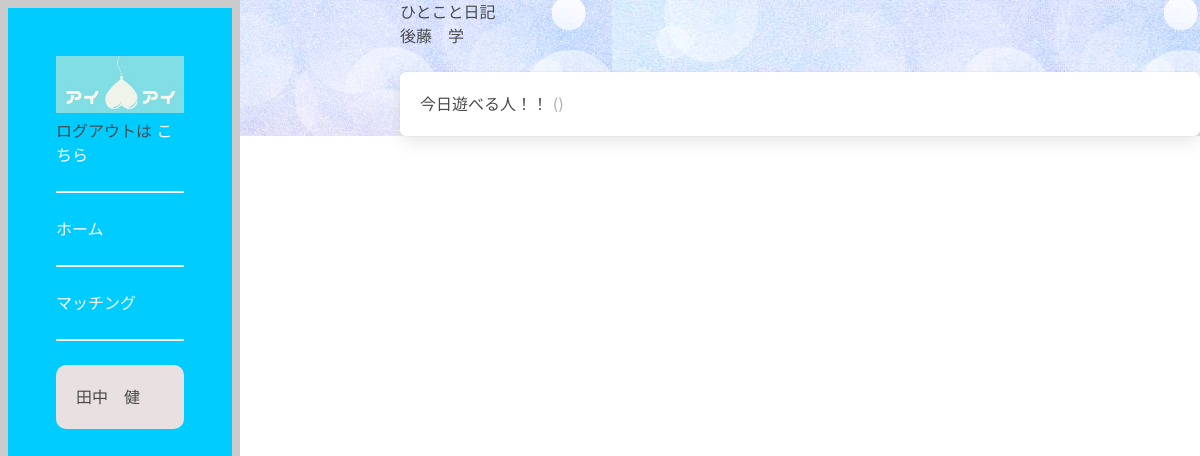
Screenshot of /UserView/28 (signed in) with the database file from the repository.
### dwitter/models.py (models this page shows, shortened)
class Account(models.Model):
    user = models.OneToOneField(User, on_delete=models.CASCADE)
    last_name = models.CharField(max_length=100)
    first_name = models.CharField(max_length=100)
    account_image = models.ImageField(upload_to="",blank=True)
    category = models.CharField(
        max_length=100,
        choices = CATEGORY,
    )
    area = models.CharField(max_length=100)
    age = models.CharField(max_length=100)
    hobby = models.CharField(max_length=100)

class Profile(models.Model):
    user = models.OneToOneField(User, on_delete=models.CASCADE)
    follows = models.ManyToManyField(
        "self",
        related_name = "followed_by",
        symmetrical= False,
        blank=True
    )

class Dweet(models.Model):
    user = models.ForeignKey(
        User, related_name="dweets", on_delete=models.DO_NOTHING
    )
    body = models.CharField(max_length=140)
    created = models.DateTimeField(auto_now_add=True)

### dwitter/views.py (the view)
# urls.py: path("UserView/<int:pk>", views.UserView.as_view(), name="UserView"),
class UserView(LoginRequiredMixin, DetailView):
    template_name = 'dwitter/message.html'
    model = Profile

### dwitter/templates/dwitter/message.html (shortened to what this page needs)
{% extends 'base.html' %}
{% block content %}
<p>ひとこと日記</p>
<p>{{profile.user.account.last_name}}　{{profile.user.account.first_name}}</p>
<p>{{profile.last_name}}　{{account.first_name}}</p>
{% for dweet in profile.user.dweets.all %}
<a href="{% url 'comment' dweet.pk %}">
<div class="box">
    {{ dweet.body }}
    <span class="is-small has-text-grey-light">
        ({{ dweet.created_at }})
    </span>
</div>
</a>
{% endfor %}
{% endblock content %}

### dwitter/templates/base.html (shortened to what this page needs)
{% load static %}
<!DOCTYPE html>
<html lang="en">
<head>
     <link rel="stylesheet"
    href="https://cdn.jsdelivr.net/npm/bulma@0.9.3/css/bulma.min.css">
    <link rel="stylesheet" href="{% static 'css/dwitter.css' %}">
    <link rel="stylesheet" href="{% static 'css/dwitter-pages.css' %}">
</head>
<body>
    <section class=" is-success mb-4">
        <div class="hero-body">
            <img src={% static "css/main_image.jpg" %}>
            <p> ログアウトは
                <a href="{% url 'Logout' %}">こちら</a> <br>
                <hr>
                <a href="{% url 'dashboard' %}">ホーム</a> <br>
                <hr>
                <a href="{% url 'profile_list' %}">マッチング</a> <br>
                <hr>
            </p>
                <p class="login__user">{{user.account.last_name}}　{{user.account.first_name}}</p>
        </div>
        <div class="containera">
            <div class="">
                {% block content %}
                {% endblock content %}
            </div>
        </div>
</body>
</html>

### static/css/dwitter.css (style rules this page uses)
body { background-image: url(../css/BackGroundSample.jpg); }
.hero-body { height: 100%; width: 20%; background-color: #00CCFF; box-sizing: border-box; border: 8px solid rgb(203, 203, 203); position: fixed; }
.hero-body a { color: #fff; }
.containera { height: 100%; padding-left: 25em; }
.login__user { padding: 20px; border-radius: 10px; background-color: rgb(233, 225, 225); }

### rows the page displays
Profile: user.account.last_name "後藤", user.account.first_name "学"
Dweet: body "今日遊べる人！！"

### other values shown
{{ user.account.last_name }} "田中"
{{ user.account.first_name }} "健"
